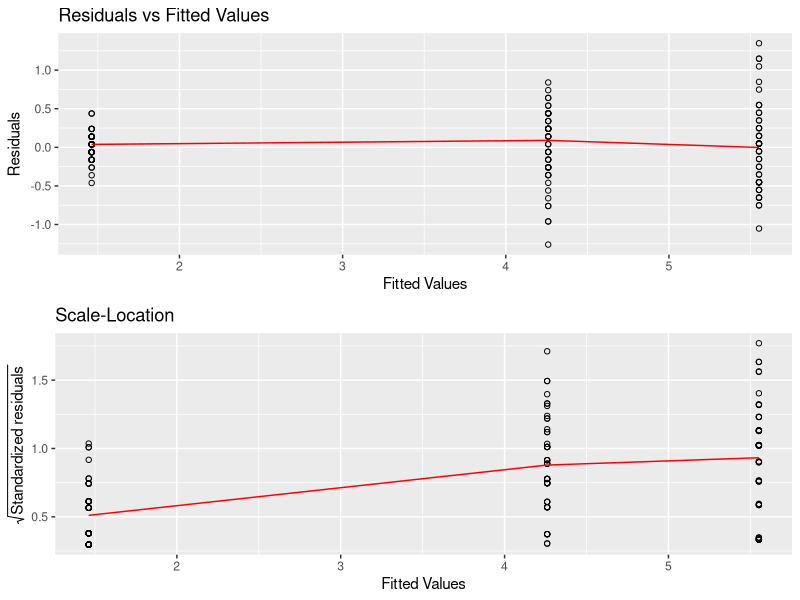

The R source for this figure:
## ---- chunk 1
knitr::opts_chunk$set(
  collapse = TRUE,
  comment = "#>"
)
## ---- chunk 2
library(tidyverse)
library(cowplot)
## ---- chunk 3
linreg <- setRefClass("linreg",fields = list(regressionsCoefficients = "matrix",
                                    fittedValues = "numeric",
                                    residuals = "matrix",
                                    degreesOfFreedom = "numeric",
                                    residualVariance = "numeric",
                                    varianceRegressionCoefficients = "matrix",
                                    tValuesForEachCoefficient = "matrix",
                                    pValues = "matrix",
                                    call = "formula",
                                    dataA = "character"),
                      methods = list(

                                      initialize = function(formula, data) {
                                        modelMatrixX <- as.matrix(model.matrix(formula, data))
                                        modelMatrixY <- as.matrix(data[all.vars(formula)[1]])

                                        .self$regressionsCoefficients <- (solve(t(modelMatrixX) %*% modelMatrixX)) %*% (t(modelMatrixX) %*% modelMatrixY)

                                        .self$fittedValues <- as.vector(modelMatrixX %*% regressionsCoefficients)

                                        .self$residuals <- modelMatrixY - fittedValues

                                        .self$degreesOfFreedom <- nrow(data) - ncol(modelMatrixX)

                                        .self$residualVariance <- as.numeric((t(residuals) %*% residuals) / degreesOfFreedom)

                                        .self$varianceRegressionCoefficients <- as.numeric(residualVariance) * (solve(t(modelMatrixX) %*% modelMatrixX))

                                        isPositive <- function(x) x>=0

                                        .self$tValuesForEachCoefficient <- as.vector(regressionsCoefficients) / (sqrt(isPositive(varianceRegressionCoefficients)))

                                        .self$pValues <- pt(-abs(tValuesForEachCoefficient), degreesOfFreedom)

                                        .self$call <- formula

                                        .self$dataA <- deparse(substitute(data))
                                      },

                                      print = function() {
                                       printA(.self)
                                      },

                                      pred = function() {
                                        res <- predA(.self)
                                        return(res)
                                      },

                                      plot = function() {
                                        plotA(.self)
                                      },

                                      coef = function() {
                                        coefA(.self)
                                      },

                                      resid = function() {
                                        residA(.self)
                                      },

                                      summary = function() {
                                        summaryA(.self)
                                      }
                                    ))


## ---- chunk 4
coefA <- function(data) {
  return(data$regressionsCoefficients)
}

mod_object <- data(iris)
mod_object <- linreg$new(Petal.Length~Species, data = iris)

coefA(mod_object)
## ---- chunk 5
plotA <- function(data) {
  stR <- sqrt(abs(data$residuals / sqrt(abs(data$residualVariance))))
  df <- data.frame(data$residuals, data$fittedValues, stR)
  plot1 <- ggplot(df, aes(x = data.fittedValues, y = Petal.Length)) +
    geom_point(shape = 1) +
    labs(title = "Residuals vs Fitted Values",
         x = "Fitted Values", y = "Residuals") +
    stat_summary(fun = median, color = "red", geom = "line")

  plot2 <- ggplot(df, aes(x = data.fittedValues, y = Petal.Length.1)) +     geom_point(shape = 1) +
    labs(title = "Scale-Location",
         x = "Fitted Values",
         y = expression(sqrt(Standardized~residuals))) +
    stat_summary(fun = mean, color = "red", geom = "line")

  plot_grid(plot1, plot2, ncol = 1, nrow = 2)
}

plotA(mod_object)
## ---- chunk 6
predA <- function(data) {
  fitValue <- data$fittedValues
  return(fitValue)
}

predA(mod_object)
## ---- chunk 7
printA <- function(data) {
  cat("Call:\n")
  print(paste0("linreg(formula = ", format(data$call), ", data = ", data$dataA, ")"))
  cat("\nCoefficients:\n")
  print(as.data.frame(t(data$regressionsCoefficients)))
}

printA(mod_object)
## ---- chunk 8
residA <- function(data) {
  rd <- data$residuals
  return(rd)
}


residA(mod_object)
## ---- chunk 9
summaryA <- function(data) {
  stars <- function(value) {
    switch (value < 0.001, return("***"))
    switch (value < 0.01, return("**"))
    switch (value < 0.05, return("*"))
    switch (value < 0.1, return("."))
    return(" ")
  }
  e <- as.vector(data$regressionsCoefficients)
  se <- as.vector(sqrt(abs(var(data$varianceRegressionCoefficients)) / length(data$varianceRegressionCoefficients)))
  tValues <- as.vector(data$tValuesForEachCoefficient)
  pValues <- as.vector(data$pValues)
  starsValues <- sapply(data$pValues, stars)
  roundedValues <- round(c(e, e, e, se, tValues, pValues), 5)
  roundedValues <- append(roundedValues, starsValues)
  df <- matrix(roundedValues, ncol = 5)
  colnames(df) <- c("Estimate", "Std. Error", "t-values", "p-values", "")
  cat("Call: \n")
  print(data$call)
  cat("\n")
  cat("Coefficients: \n")
  print(df)
  cat("---\n")
  cat("Residual standard error:", se,"on", data$degreesOfFreedom,"degrees of freedom")
}


summaryA(mod_object)
